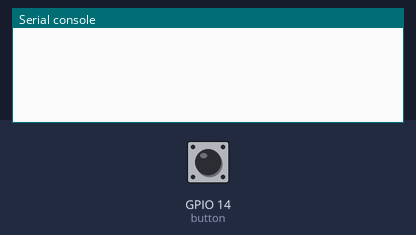
This program was run on a simulated ESP32 board running MicroPython. On the bench: the last lines printed to the serial console. The inputs (shaded band) are chosen by the test bench; at power-on: GPIO 14 (button) HIGH.

Above: at 1.2 s.
1.3 s: GPIO 14 (button) pulled LOW for 0.15 s
At 2.0 s:
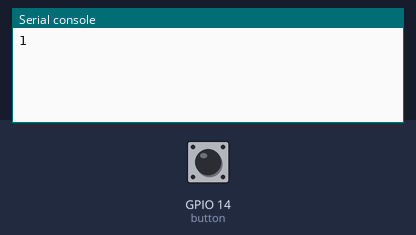
2.9 s: GPIO 14 (button) pulled LOW for 1 s
At 5.0 s:
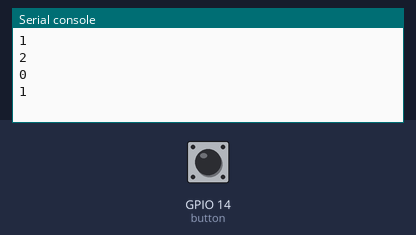
Timing chart, 0 to 6.5 s (numbered marks = the images above; inputs shaded):
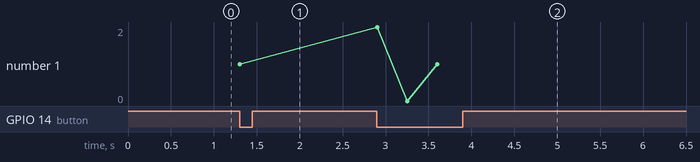

The program:

reflect_mode.py
```python
from machine import Pin
import time

button = Pin(14, Pin.IN, Pin.PULL_UP)

mode = 0
while True:
    if button.value() == 0:
        mode = mode + 1
        if mode == 3:
            mode = 0
        print(mode)
        time.sleep(0.3)
    time.sleep_ms(50)
```

Measured:
- after the input at 1.3 s, the serial console: prints a new line at once (image 1)
- after the input at 2.9 s, the serial console: prints a new line at once (image 2)
